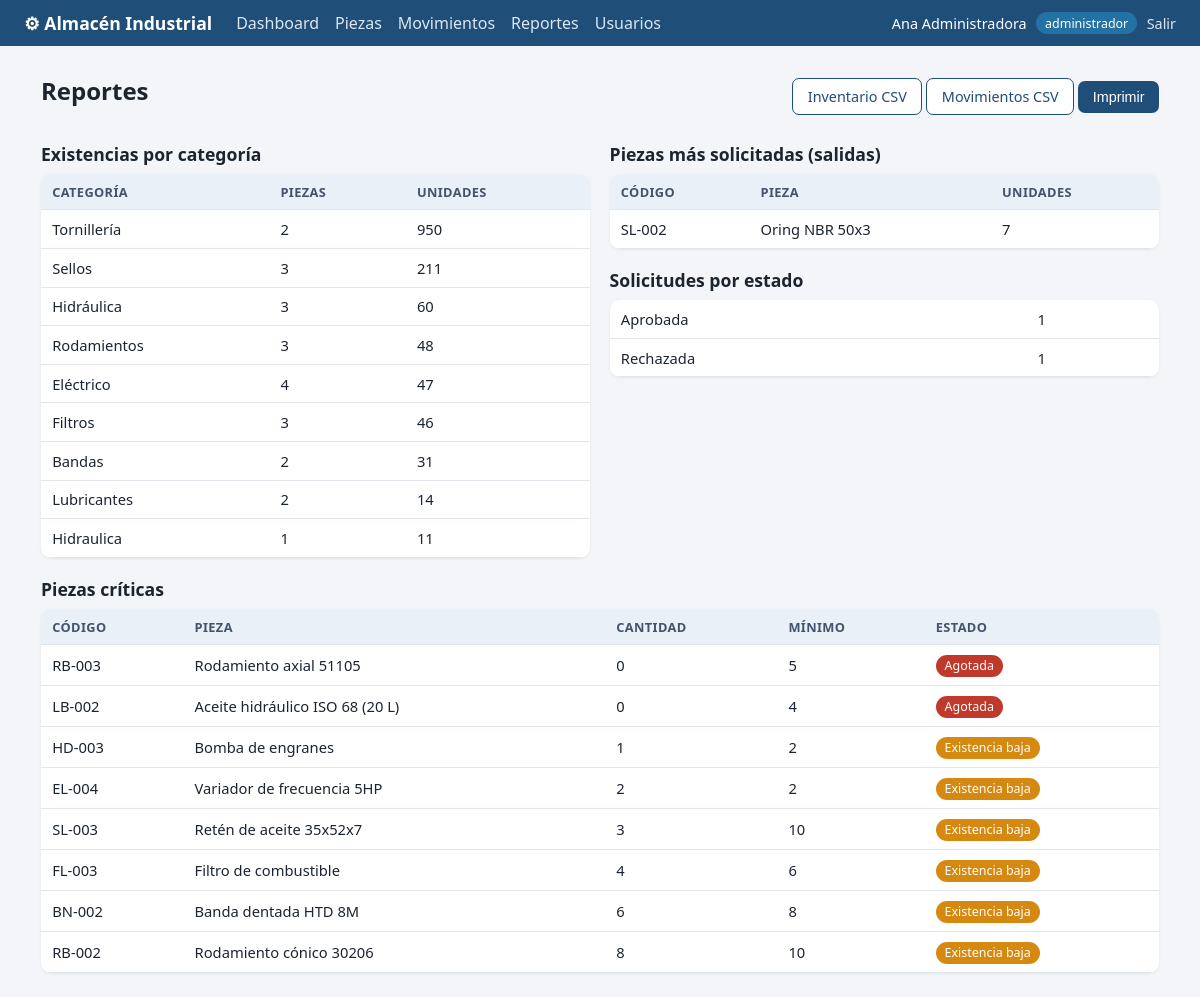
Page /reportes (signed in) on the committed database.
### tables this page shows
CREATE TABLE piezas(
  id INTEGER PRIMARY KEY AUTOINCREMENT,
  codigo TEXT NOT NULL UNIQUE,
  nombre TEXT NOT NULL,
  categoria TEXT NOT NULL,
  cantidad INTEGER NOT NULL DEFAULT 0 CHECK(cantidad >= 0),
  minimo INTEGER NOT NULL DEFAULT 5,
  ubicacion TEXT NOT NULL
);

CREATE TABLE solicitudes(
  id INTEGER PRIMARY KEY AUTOINCREMENT,
  pieza_id INTEGER NOT NULL REFERENCES piezas(id) ON DELETE CASCADE,
  tecnico_id INTEGER NOT NULL REFERENCES usuarios(id) ON DELETE CASCADE,
  cantidad INTEGER NOT NULL CHECK(cantidad > 0),
  motivo TEXT NOT NULL,
  estado TEXT NOT NULL DEFAULT 'pendiente',
  fecha TEXT NOT NULL,
  gerente_id INTEGER REFERENCES usuarios(id) ON DELETE SET NULL,
  fecha_resolucion TEXT
);

### app.py (the view)
@app.route("/reportes")
@login_required("administrador", "gerente")
def reportes():
    d = db()
    por_cat = d.execute("SELECT categoria, COUNT(*) piezas, SUM(cantidad) unidades FROM piezas "
                        "GROUP BY categoria ORDER BY unidades DESC").fetchall()
    top = d.execute("""SELECT p.codigo, p.nombre, SUM(m.cantidad) total FROM movimientos m
                       JOIN piezas p ON p.id=m.pieza_id WHERE m.tipo='salida'
                       GROUP BY p.id ORDER BY total DESC LIMIT 5""").fetchall()
    resumen = d.execute("SELECT estado, COUNT(*) n FROM solicitudes GROUP BY estado").fetchall()
    criticas = d.execute("SELECT * FROM piezas WHERE cantidad<=minimo ORDER BY cantidad").fetchall()
    return render_template("reportes.html", por_cat=por_cat, top=top, resumen=resumen, criticas=criticas)

### app.py (called while the page is built)
def db():
    if "db" not in g:
        g.db = sqlite3.connect(DB)
        g.db.row_factory = sqlite3.Row
        g.db.execute("PRAGMA foreign_keys = ON")
    return g.db

def login_required(*roles):
    def deco(f):
        @wraps(f)
        def wrapper(*a, **k):
            if "uid" not in session:
                return redirect(url_for("login"))
            if roles and session["rol"] not in roles:
                abort(403)
            return f(*a, **k)
        return wrapper
    return deco

### templates/reportes.html (shortened to what this page needs)
{% extends "base.html" %}
{% from "_macros.html" import estado %}
{% block content %}
<div class="bar"><h1>Reportes</h1>
  <span><a class="btn ghost" href="{{ url_for('csv_inventario') }}">Inventario CSV</a>
  <a class="btn ghost" href="{{ url_for('csv_movimientos') }}">Movimientos CSV</a>
  <button class="btn" onclick="window.print()">Imprimir</button></span></div>
<div class="grid2">
  <section><h2>Existencias por categoría</h2>
    <table><tr><th>Categoría</th><th>Piezas</th><th>Unidades</th></tr>
      {% for c in por_cat %}<tr><td>{{ c.categoria }}</td><td>{{ c.piezas }}</td><td>{{ c.unidades }}</td></tr>{% endfor %}
    </table></section>
  <section><h2>Piezas más solicitadas (salidas)</h2>
    <table><tr><th>Código</th><th>Pieza</th><th>Unidades</th></tr>
      {% for t in top %}<tr><td>{{ t.codigo }}</td><td>{{ t.nombre }}</td><td>{{ t.total }}</td></tr>
      {% else %}<tr><td colspan="3" class="muted">Aún no hay salidas.</td></tr>{% endfor %}
    </table>
    <h2>Solicitudes por estado</h2>
    <table>{% for r in resumen %}<tr><td>{{ r.estado|capitalize }}</td><td>{{ r.n }}</td></tr>
      {% else %}<tr><td class="muted">Sin solicitudes.</td></tr>{% endfor %}</table></section>
</div>
<h2>Piezas críticas</h2>
<table><tr><th>Código</th><th>Pieza</th><th>Cantidad</th><th>Mínimo</th><th>Estado</th></tr>
  {% for p in criticas %}<tr><td>{{ p.codigo }}</td><td>{{ p.nombre }}</td><td>{{ p.cantidad }}</td><td>{{ p.minimo }}</td><td>{{ estado(p) }}</td></tr>{% endfor %}
</table>
{% endblock %}

### templates/_macros.html (shortened to what this page needs)
{% macro estado(p) %}
  {% if p.cantidad == 0 %}<span class="tag red">Agotada</span>
  {% elif p.cantidad <= p.minimo %}<span class="tag amber">Existencia baja</span>
  {% else %}<span class="tag green">Disponible</span>{% endif %}
{% endmacro %}

### static/style.css (style rules this page uses)
:root { --bg:#f3f5f8;--card:#fff;--ink:#1c2430;--muted:#6b7686;--line:#e1e6ee;--brand:#1f4e79;--red:#c0392b;--amber:#d68910;--green:#1e8449;--blue:#2471a3 }
* { box-sizing:border-box }
body { margin:0;font-family:system-ui,Segoe UI,Roboto,sans-serif;background:var(--bg);color:var(--ink) }
h1 { margin:.2rem 0 1rem;font-size:1.5rem }
h2 { font-size:1.1rem;margin:1.2rem 0 .5rem }
.bar { display:flex;justify-content:space-between;align-items:center;flex-wrap:wrap;gap:.5rem }
.grid2 { display:grid;grid-template-columns:repeat(auto-fit,minmax(420px,1fr));gap:1.2rem }
table { width:100%;border-collapse:collapse;background:var(--card);border-radius:10px;overflow:hidden;box-shadow:0 1px 3px #0001;font-size:.92rem }
th,td { padding:.55rem .7rem;text-align:left;border-bottom:1px solid var(--line);vertical-align:middle }
th { background:#eaf0f7;font-size:.8rem;text-transform:uppercase;letter-spacing:.03em;color:#43536a }
.tag { display:inline-block;padding:.15rem .55rem;border-radius:999px;font-size:.78rem;color:#fff;background:var(--muted) }
.tag.red { background:var(--red) }
.tag.amber { background:var(--amber) }
.btn { display:inline-block;background:var(--brand);color:#fff;border:0;border-radius:7px;padding:.5rem .9rem;font-size:.9rem;cursor:pointer;text-decoration:none }
.btn.ghost { background:#fff;color:var(--brand);border:1px solid var(--brand) }

### rows in the picture
piezas: categoria "Lubricantes", piezas "2", unidades "14"
piezas: categoria "Hidraulica", piezas "1", unidades "11"
piezas: codigo "SL-002", nombre "Oring NBR 50x3", total "7"
solicitudes: estado "Aprobada", n "1"
solicitudes: estado "Rechazada", n "1"
piezas: codigo "RB-003", nombre "Rodamiento axial 51105", cantidad "0", minimo "5", shows "Agotada"
piezas: codigo "LB-002", nombre "Aceite hidráulico ISO 68 (20 L)", cantidad "0", minimo "4", shows "Agotada"
piezas: codigo "HD-003", nombre "Bomba de engranes", cantidad "1", minimo "2", shows "Existencia baja"
piezas: codigo "EL-004", nombre "Variador de frecuencia 5HP", cantidad "2", minimo "2", shows "Existencia baja"
piezas: codigo "SL-003", nombre "Retén de aceite 35x52x7", cantidad "3", minimo "10", shows "Existencia baja"
piezas: codigo "FL-003", nombre "Filtro de combustible", cantidad "4", minimo "6", shows "Existencia baja"
piezas: codigo "BN-002", nombre "Banda dentada HTD 8M", cantidad "6", minimo "8", shows "Existencia baja"
piezas: codigo "RB-002", nombre "Rodamiento cónico 30206", cantidad "8", minimo "10", shows "Existencia baja"

### other values in the picture
{{ session.nombre }} "Ana Administradora"
{{ session.rol }} "administrador"
{{ c.categoria }} "Tornillería" "Sellos" "Hidráulica" "Rodamientos" "Eléctrico" "Filtros" "Bandas"
{{ c.piezas }} "2" "3" "3" "3" "4" "3" "2"
{{ c.unidades }} "950" "211" "60" "48" "47" "46" "31"
